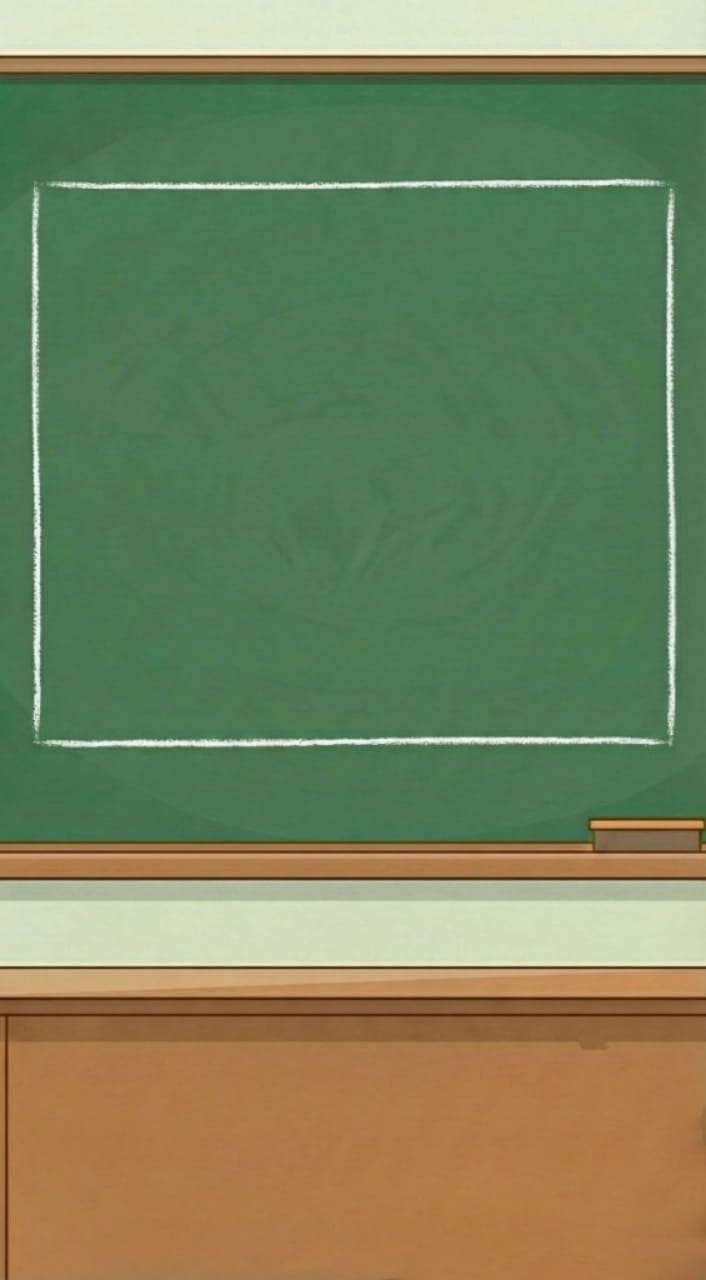
#> input picture background.jpeg, 706 x 1280 px
$ python detect_box.py
#> lines starting #> are read from the running program, lines starting #| are printed output that depends on the picture
from PIL import Image
import numpy as np
import sys

try:
    img = Image.open('background.jpeg')
#> img is the input picture: PIL image 706x1280 RGB; mean R, G, B 118.1, 130.7, 92.9
    width, height = img.size
#> width = 706; height = 1280

    # Convert to grayscale numpy array
    gray = np.array(img.convert('L'))
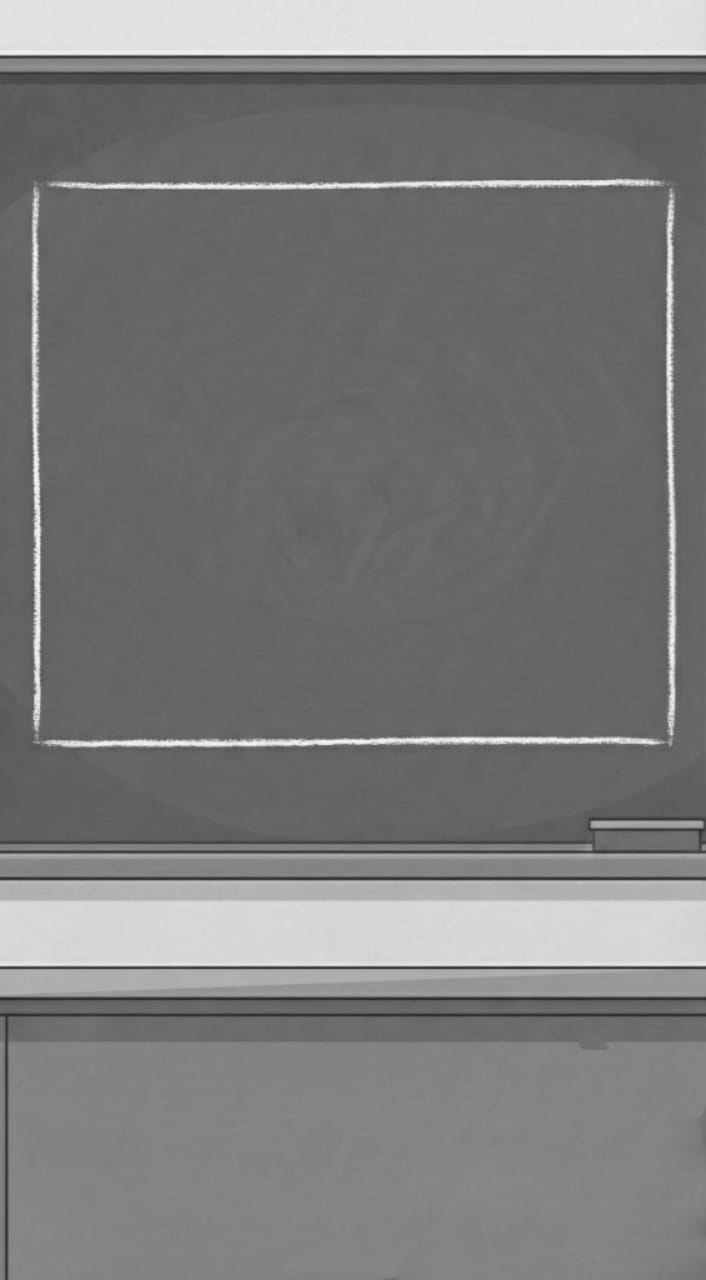
#> gray: shape (1280, 706); min 41, max 251, mean 122.7

    # Find all pixels that are very bright (e.g., > 220, which is white)
    y_indices, x_indices = np.where(gray > 220)

    if len(x_indices) > 0:
        min_x, max_x = np.min(x_indices), np.max(x_indices)
#> min_x = 0; max_x = 705
        min_y, max_y = np.min(y_indices), np.max(y_indices)
#> min_y = 0; max_y = 964
        bx, by = min_x, min_y
#> bx = 0; by = 0
        bw, bh = max_x - min_x, max_y - min_y
#> bw = 705; bh = 964

        print(f'Full Image: {width}x{height}')
#| Full Image: 706x1280
        print(f'Found box: x={bx}, y={by}, w={bw}, h={bh}')
#| Found box: x=0, y=0, w=705, h=964

        # Calculate relative ratios
        pos_x_ratio = (bx + bw/2) / width
#> pos_x_ratio = 0.499
        pos_y_ratio = (by + bh/2) / height
#> pos_y_ratio = 0.377
        width_ratio = bw / width
#> width_ratio = 0.999
        height_ratio = bh / height
#> height_ratio = 0.753

        print(f'position_x: {pos_x_ratio:.3f}')
#| position_x: 0.499
        print(f'position_y: {pos_y_ratio:.3f}')
#| position_y: 0.377
        print(f'max_width_ratio: {width_ratio:.3f}')
#| max_width_ratio: 0.999
        print(f'max_height_ratio: {height_ratio:.3f}')
#| max_height_ratio: 0.753
    else:
        print('No box found.')
except Exception as e:
    print(f"Error: {e}")
